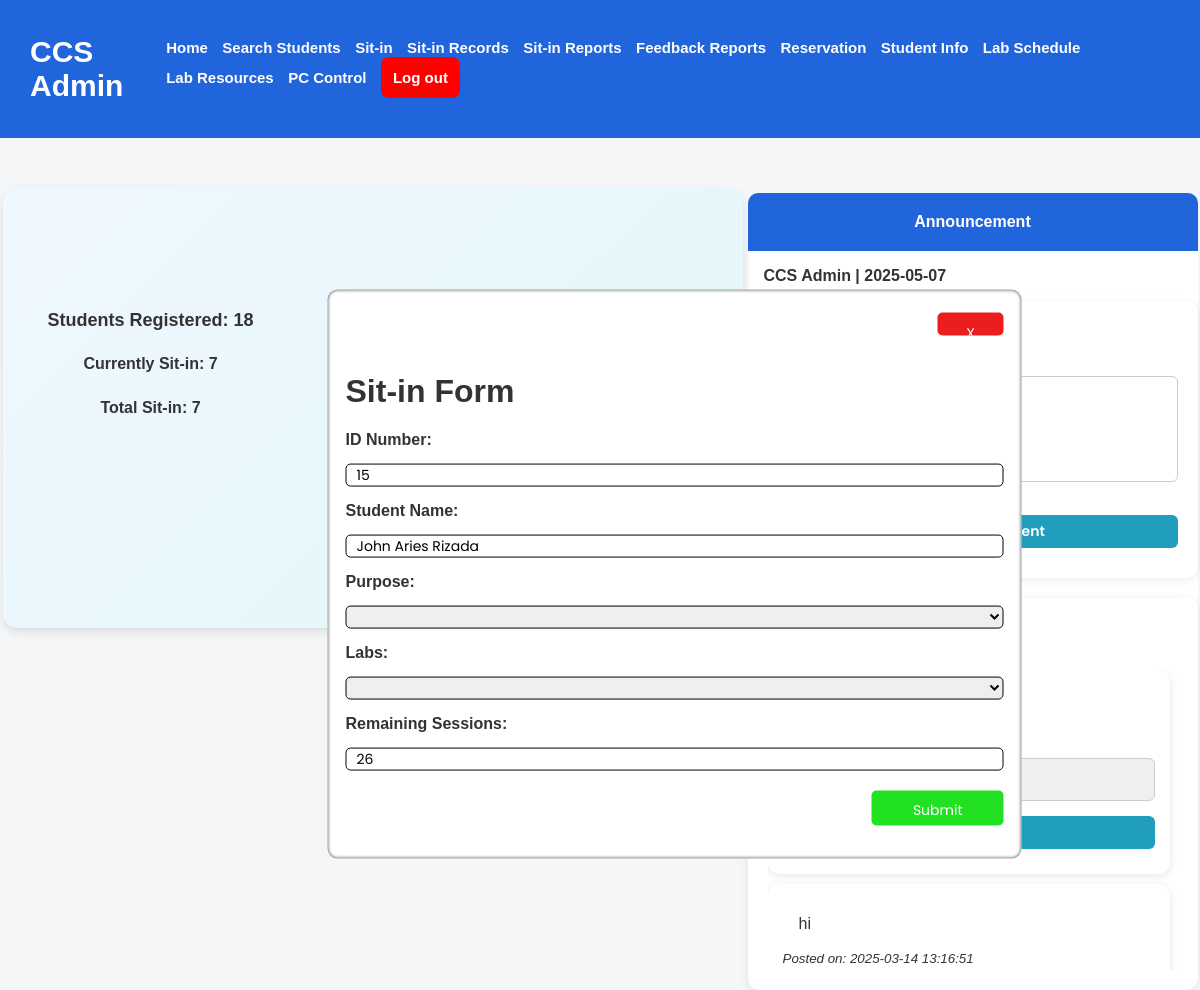
Page /admindashboard.php?idnum=15 on the earlier database version.
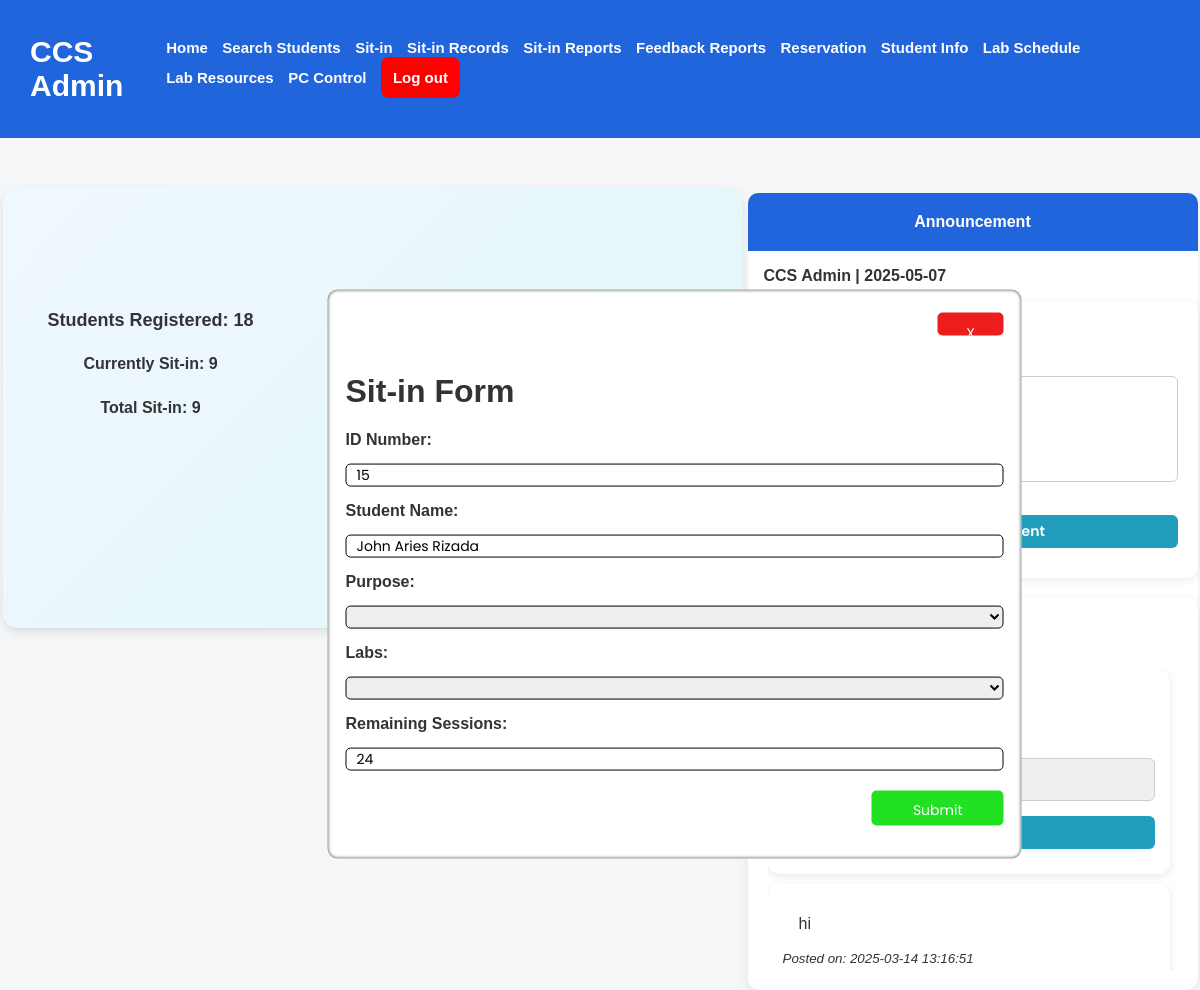
Same page on the later database version.
### tables this page shows
CREATE TABLE `userstbl` (
  `idno` int(11) NOT NULL,
  `lastname` varchar(255) NOT NULL,
  `firstname` varchar(255) NOT NULL,
  `middlename` varchar(255) NOT NULL,
  `email` varchar(255) NOT NULL,
  `course` varchar(255) NOT NULL,
  `level` int(11) NOT NULL,
  `password` varchar(255) NOT NULL,
  `sessions` int(11) NOT NULL DEFAULT 30,
  `labs` varchar(255) DEFAULT NULL,
  `purpose` varchar(255) DEFAULT NULL,
  `date_login` date DEFAULT NULL,
  `login_date` time DEFAULT NULL,
  `status` varchar(255) DEFAULT NULL,
  `points` int(11) DEFAULT 0,
  `claimed_rewards` int(11) DEFAULT 0
);

### admindashboard.php (the view, shortened to what the changed rows need)
<?php
    include('db.php');
    $queryTotalStudents = "SELECT idno, count(*) as total_students FROM userstbl";
    $resultTotalStudents = mysqli_query($connection, $queryTotalStudents);
    $rowTotalStudents = mysqli_fetch_assoc($resultTotalStudents);
    $totalStudents = $rowTotalStudents['total_students'];
if(isset($_GET['idnum'])) {
    $idno = $_GET['idnum'];
    $query = "SELECT * FROM userstbl WHERE idno = '$idno'";
    $result = mysqli_query($connection, $query);
    if(mysqli_num_rows($result) > 0) {
        $row = mysqli_fetch_assoc($result);
        $idno = $row['idno'];
        $firstname = $row['firstname'];
        $lastname = $row['lastname'];
        $sessions = $row['sessions'];
    } else {
        echo "<script>alert('ID not found!'); window.location.href='admindashboard.php';</script>";
        exit();
    }
}
?>
<!DOCTYPE html>
<html lang="en">
<head>
    <link rel="stylesheet" href="assets/styles.css?v=<?php echo time(); ?>">
</head>
<body>
<nav>
    <h1>CCS Admin</h1>
</nav>
<div class="modal-container-reservation" id="sit-in" style="display:none">
    <div class="modal-content-reservation">
        <form action="sit-in-db.php" method="post">
            <div class="reservation-btn" id="reservation-btn">
                <input onclick="reservationClosebtn()" type="button" value="X">
            </div>
            <h1>Sit-in Form</h1>
                    <label>ID Number:</label>
                    <input type="idno" readonly value="<?php echo htmlspecialchars($idno);?>">
                    <label>Student Name: </label>
                    <input type="text" readonly value="<?php echo htmlspecialchars($firstname . ' ' . $lastname); ?>">
                    <label>Purpose: </label>
                    <select name="purpose">
                        <option value="C Programming">C Programming</option>
                    </select>
                    <label>Labs: </label>
                    <select name="labs">
                        <option value="524">524</option>
                    </select>
                    <label>Remaining Sessions: </label>
                    <input type="number" readonly value="<?php echo htmlspecialchars($sessions)?>">
                    <div class="sit-in-closebtn">
                        <input type="submit" name="sit-in" vaue="Submit">
                    </div>
        </form>
    </div>
</div>
    <div class="pie-announcement-container">
    <div id="piechart-container" style="position: relative;">
        <div id="piechart"></div>
        <div style="position: absolute; top: 30%; left: 20%; transform: translate(-50%, -50%); font-size: 18px; font-weight: bold;">
            Students Registered: <?php echo $totalStudents; ?>
        </div>
        <div style="position: absolute; top: 40%; left: 20%; transform: translate(-50%, -50%); font-size: 16px; font-weight: bold;">
            Currently Sit-in: <?php echo $_SESSION['totalstudents']; ?>
        </div>
        <div style="position: absolute; top: 50%; left: 20%; transform: translate(-50%, -50%); font-size: 16px; font-weight: bold;">
            Total Sit-in: <?php echo $_SESSION['totalstudents']; ?>
        </div>
    </div>
</div>
</body>
</html>

Differences in the rows shown:
changed userstbl "15": sessions "26" → "24"
Other differences:
$_SESSION['totalstudents']: "7" → "9"
